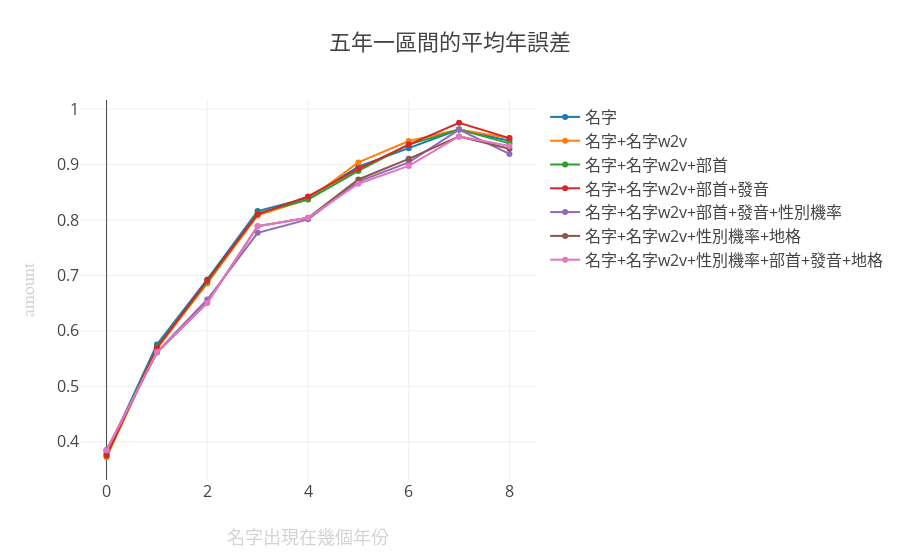

Notebook code cell kept with this figure:
### Code cell
rand = [15.05,9.54,6.9,5.11,3.62,2.6,1.56,0.811,0.21]

#FN1.FN2
f_avg_error_list = [9.34,4.05,2.12,0.94,0.58,0.27,0.11,0.03,0.012]
#放ｗ２ｖ + FN1.FN2
f0_avg_error_list = [9.45,4.12,2.17,0.98,0.59,0.25,0.09,0.03,0.011]
#ｗ２ｖ+ FN1.FN2+部首
f1_avg_error_list = [9.4,4.09,2.15,0.96,0.59,0.29,0.1,0.03,0.013]
#放ｗ２ｖ + FN1.FN2+部首+發音
f2_avg_error_list = [9.4,4.11,2.13,0.97,0.57,0.28,0.10,0.02,0.011]
#放ｗ２ｖ + FN1.FN2+部首+發音+性別
f3_avg_error_list = [9.27,4.18,2.37,1.14,0.72,0.34,0.15,0.03,0.017]
#放ｗ２ｖ+FN1.FN2+性別+人格
f4_avg_error_list = [9.25,4.19,2.41,1.08,0.71,0.33,0.14,0.04,0.015]

#放ｗ２ｖ + FN1.FN2+部首+發音+性別+人格
f5_avg_error_list = [9.26,4.18,2.41,1.08,0.71,0.35,0.16,0.04,0.014 ]


for i in range(len(f4_avg_error_list)):
    #print(f_avg_error_list[i],rand[i], abs(f_avg_error_list[i]-rand[i])/rand[i])

    f_avg_error_list[i] = abs(f_avg_error_list[i]-rand[i])/rand[i]
    f1_avg_error_list[i] = abs(f1_avg_error_list[i]-rand[i])/rand[i]
    f2_avg_error_list[i] = abs(f2_avg_error_list[i]-rand[i])/rand[i]
    f3_avg_error_list[i] = abs(f3_avg_error_list[i]-rand[i])/rand[i]
    f4_avg_error_list[i] = abs(f4_avg_error_list[i]-rand[i])/rand[i]
    f5_avg_error_list[i] = abs(f5_avg_error_list[i]-rand[i])/rand[i]
    f0_avg_error_list[i] = abs(f0_avg_error_list[i]-rand[i])/rand[i]


f = go.Scatter(
    x = [ x for x in range(len(f4_avg_error_list))],
    y = f_avg_error_list,
    mode = 'lines+markers',
    name = '名字'
)


f0 = go.Scatter(
    x = [ x for x in range(len(f4_avg_error_list))],
    y = f0_avg_error_list,
    mode = 'lines+markers',
    name = '名字+名字w2v'
)


f1 = go.Scatter(
    x = [ x for x in range(len(f4_avg_error_list))],
    y = f1_avg_error_list,
    mode = 'lines+markers',
    name = '名字+名字w2v+部首'
)


f2 = go.Scatter(
    x = [ x for x in range(len(f4_avg_error_list))],
    y = f2_avg_error_list,
    mode = 'lines+markers',
    name = '名字+名字w2v+部首+發音'
)


f3 = go.Scatter(
    x = [ x for x in range(len(f4_avg_error_list))],
    y = f3_avg_error_list,
    mode = 'lines+markers',
    name = '名字+名字w2v+部首+發音+性別機率'
)


f4 = go.Scatter(
    x = [ x for x in range(len(f4_avg_error_list))],
    y = f4_avg_error_list,
    mode = 'lines+markers',
    name = '名字+名字w2v+性別機率+地格'
)

f5 = go.Scatter(
    x = [ x for x in range(len(f4_avg_error_list))],
    y = f5_avg_error_list,
    mode = 'lines+markers',
    name = '名字+名字w2v+性別機率+部首+發音+地格'
)

rand = go.Scatter(
    x = [ x for x in range(len(rand))],
    y = rand,
    mode = 'lines+markers',
    name = 'Random平均年誤差'
)



data = [f,f0,f1,f2,f3,f4,f5]
layout = {'title': '五年一區間的平均年誤差', 
        'font': dict(size=16),
        'xaxis':dict(
            title='名字出現在幾個年份',
        titlefont=dict(
            family='Arial, sans-serif',
            size=18,
            color='lightgrey'
        )),
        'yaxis':dict(
        title='amount',
        titlefont=dict(
            family='Arial, sans-serif',
            size=18,
            color='lightgrey'
        ))
                     }
iplot({'data': data,'layout': layout} , filename='birthNumber')

### Figure 1 — Plotly figure (JSON) as saved in the notebook; plotly's stock layout.template omitted (floating-point values rounded to 4 significant figures)
{"data": [{"mode": "lines+markers", "name": "名字", "type": "scatter", "uid": "bc7fd52f-c7b3-4cd1-b62c-6363bb9ba16d", "x": [0, 1, 2, 3, 4, 5, 6, 7, 8], "y": [0.3794, 0.5755, 0.6928, 0.816, 0.8398, 0.8962, 0.9295, 0.963, 0.9429]}, {"mode": "lines+markers", "name": "名字+名字w2v", "type": "scatter", "uid": "fe9daf20-fef8-46fc-a449-bc98bade5b91", "x": [0, 1, 2, 3, 4, 5, 6, 7, 8], "y": [0.3721, 0.5681, 0.6855, 0.8082, 0.837, 0.9038, 0.9423, 0.963, 0.9476]}, {"mode": "lines+markers", "name": "名字+名字w2v+部首", "type": "scatter", "uid": "f0c2d47e-eba8-45e8-b3fa-5a5f214028e4", "x": [0, 1, 2, 3, 4, 5, 6, 7, 8], "y": [0.3754, 0.5713, 0.6884, 0.8121, 0.837, 0.8885, 0.9359, 0.963, 0.9381]}, {"mode": "lines+markers", "name": "名字+名字w2v+部首+發音", "type": "scatter", "uid": "5734ff1b-7d35-483c-a1b6-a1ffd2575c47", "x": [0, 1, 2, 3, 4, 5, 6, 7, 8], "y": [0.3754, 0.5692, 0.6913, 0.8102, 0.8425, 0.8923, 0.9359, 0.9753, 0.9476]}, {"mode": "lines+markers", "name": "名字+名字w2v+部首+發音+性別機率", "type": "scatter", "uid": "a2d7eeff-eaa0-43e7-b844-4f3bb23b747d", "x": [0, 1, 2, 3, 4, 5, 6, 7, 8], "y": [0.3841, 0.5618, 0.6565, 0.7769, 0.8011, 0.8692, 0.9038, 0.963, 0.919]}, {"mode": "lines+markers", "name": "名字+名字w2v+性別機率+地格", "type": "scatter", "uid": "3bc9db17-d21d-4cc9-bba9-ade76103f225", "x": [0, 1, 2, 3, 4, 5, 6, 7, 8], "y": [0.3854, 0.5608, 0.6507, 0.7886, 0.8039, 0.8731, 0.9103, 0.9507, 0.9286]}, {"mode": "lines+markers", "name": "名字+名字w2v+性別機率+部首+發音+地格", "type": "scatter", "uid": "6217a1c2-54ec-4d5e-9836-5524418c4a3f", "x": [0, 1, 2, 3, 4, 5, 6, 7, 8], "y": [0.3847, 0.5618, 0.6507, 0.7886, 0.8039, 0.8654, 0.8974, 0.9507, 0.9333]}], "layout": {"font": {"size": 16}, "title": {"text": "五年一區間的平均年誤差"}, "xaxis": {"title": {"font": {"color": "lightgrey", "family": "Arial, sans-serif", "size": 18}, "text": "名字出現在幾個年份"}}, "yaxis": {"title": {"font": {"color": "lightgrey", "family": "Arial, sans-serif", "size": 18}, "text": "amount"}}}}
